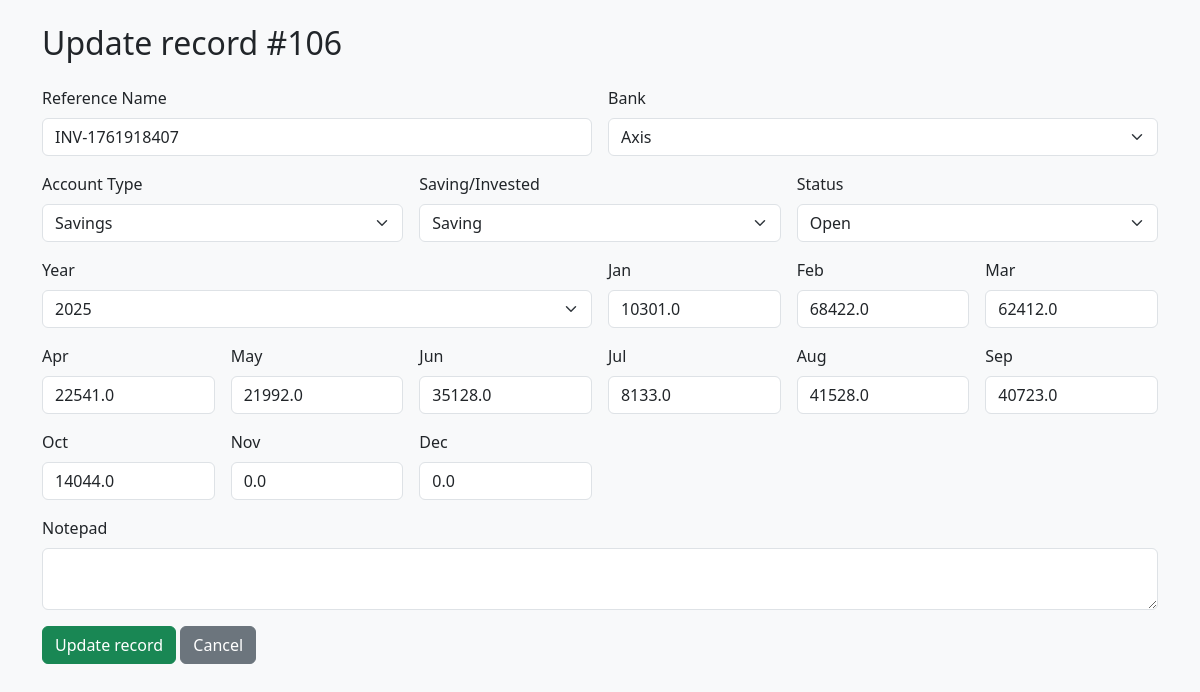
Page /update/1761918407 on the committed database.
### tables this page shows
CREATE TABLE investments (
                id INTEGER PRIMARY KEY AUTOINCREMENT,
                investment_id INTEGER,
                reference_name TEXT,
                bank TEXT,
                account_type TEXT,
                saving_invested TEXT,
                status TEXT,
                year INTEGER,
                maturity_date TEXT,
                jan REAL, feb REAL, mar REAL, apr REAL, may REAL, jun REAL,
                jul REAL, aug REAL, sep REAL, oct REAL, nov REAL, dec REAL,
                notepad TEXT
            );

CREATE TABLE options (
        id INTEGER PRIMARY KEY AUTOINCREMENT,
        type TEXT,         -- 'bank' or 'account_type'
        value TEXT UNIQUE  -- actual name like 'SBI', 'FD', etc.
    );

### app.py (the view, shortened to what this page needs)
@app.route("/update/<int:record_id>", methods=["GET", "POST"])
@app.route("/update/<int:id>", methods=["GET", "POST"])
def update(id):
    with sqlite3.connect(DB) as conn:
        cursor = conn.cursor()
        cursor.execute("SELECT * FROM investments WHERE investment_id=?", (id,))
        records = cursor.fetchall()
        cursor.execute("SELECT value FROM options WHERE type='bank' ORDER BY value")
        banks = [row[0] for row in cursor.fetchall()]
        cursor.execute("SELECT value FROM options WHERE type='account_type' ORDER BY value")
        account_types = [row[0] for row in cursor.fetchall()]
    record = records[0] if records else None
    return render_template(
        "update.html",
        record=record,
        records=records,
        banks=banks,
        account_types=account_types
    )

### templates/update.html (shortened to what this page needs)
<!DOCTYPE html>
<html lang="en">
<head>
  <link href="https://cdn.jsdelivr.net/npm/bootstrap@5.3.0/dist/css/bootstrap.min.css" rel="stylesheet">
</head>
<body class="bg-light">
<div class="container py-4">
  <h2 class="mb-4">Update record #{{ record[0] }}</h2>
  {% if record %}
<form method="POST" class="row g-3">
    <div class="col-md-6">
      <label class="form-label">Reference Name</label>
      <input name="reference_name" class="form-control" value="{{ record[2] }}">
    </div>
    <div class="col-md-6">
      <label class="form-label">Bank</label>
      <select name="bank" class="form-select">
  {% for b in banks %}
    <option {% if record[3] == b %}selected{% endif %}>{{ b }}</option>
  {% endfor %}
</select>
    </div>
    <div class="col-md-4">
      <label class="form-label">Account Type</label>
      <select name="account_type" class="form-select" onchange="toggleMaturityField()">
  {% for t in account_types %}
    <option {% if record[4] == t %}selected{% endif %}>{{ t }}</option>
  {% endfor %}
</select>
    </div>
    <div class="col-md-4">
      <label class="form-label">Saving/Invested</label>
      <select name="saving_invested" class="form-select">
        <option {% if record[5] == 'Saving' %}selected{% endif %}>Saving</option>
      </select>
    </div>
    <div class="col-md-4">
      <label class="form-label">Status</label>
      <select name="status" class="form-select">
        <option {% if record[6] == 'Open' %}selected{% endif %}>Open</option>
      </select>
    </div>
    <div class="col-md-6">
      <label class="form-label">Year</label>
      <select name="year" class="form-select">
        {% for y in range(2025, 2035) %}
          <option {% if record[7] == y %}selected{% endif %}>{{ y }}</option>
        {% endfor %}
      </select>
    </div>
    {% set months = ['jan','feb','mar','apr','may','jun','jul','aug','sep','oct','nov','dec'] %}
    {% for month in months %}
    <div class="col-md-2">
      <label class="form-label">{{ month.capitalize() }}</label>
      <input name="{{ month }}" class="form-control" type="number" step="0.01" value="{{ record[9 + loop.index0] }}">
    </div>
    {% endfor %}
    <div class="col-12">
      <label class="form-label">Notepad</label>
      <textarea name="notepad" class="form-control">{{ record[-1] }}</textarea>
    </div>
    <div class="col-12">
      <button class="btn btn-success">Update record</button>
      <a href="/" class="btn btn-secondary">Cancel</a>
    </div>
  </form>
{% else %}
  <div class="alert alert-warning">No record found for this investment ID.</div>
{% endif %}
</div>
</body>
</html>

### rows in the picture
investments: id "106", reference_name "INV-1761918407", bank "Axis", account_type "Savings", saving_invested "Saving", status "Open", year "2025", jan "10301.0" "68422.0" "62412.0" "22541.0" "21992.0" "35128.0" "8133.0" "41528.0" "40723.0" "14044.0" "0.0" "0.0"

### other values in the picture
{{ month.capitalize() }} "Jan" "Feb" "Mar" "Apr" "May" "Jun" "Jul" "Aug" "Sep" "Oct" "Nov" "Dec"
